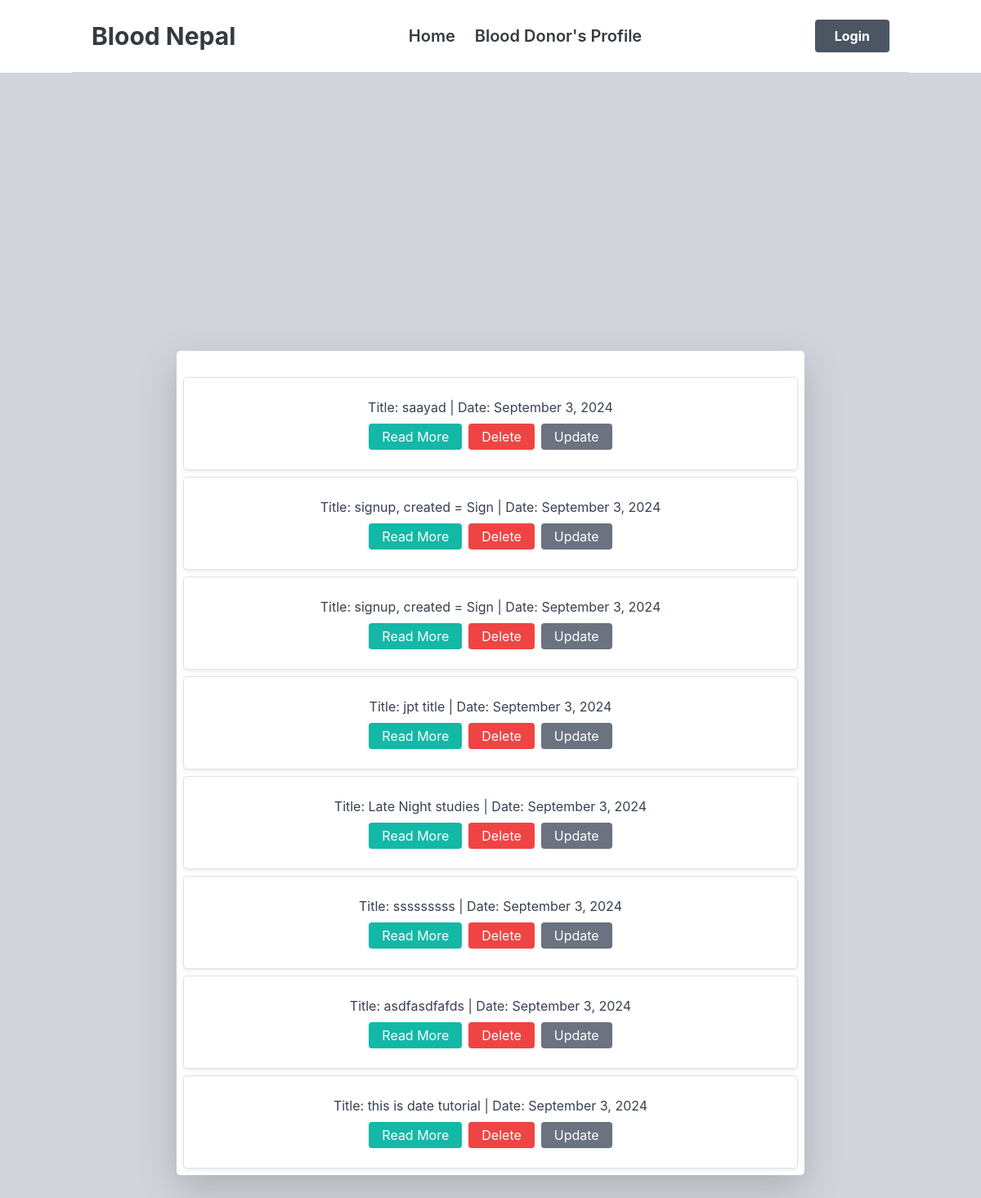
Screenshot of /blog/ with the database file from the repository.
### blog/models.py (models this page shows, shortened)
class Blog(models.Model):
    user = models.ForeignKey(User, on_delete=models.CASCADE, null=True)
    signup = models.ForeignKey(SignUp, on_delete=models.CASCADE, null= True)
    title = models.CharField('title',max_length=30)
    created_at = models.DateTimeField(auto_now_add=True, null= True)
    content = models.TextField()
    list_display = ('user', 'title', 'author','date')

### blog/views.py (the view)
# urls.py: path("", views.blog, name="blog"),
def blog(request):
    username = request.user.username # Gets the username of user who is logged in from User table
    blog_post = Blog.objects.all()
    context = {'username':username,'blog_post':blog_post}
    return render(request, "blog/blog.html", context)

### blog/templates/blog/blog.html (shortened to what this page needs)
{% extends 'profile/base.html' %}
{% load static %}
{% block body %}
<div class="flex items-center justify-center min-h-screen bg-gray-300 px-2 py-4">
  <div class="bg-white shadow-lg rounded-lg bg-gray-300 overflow-hidden max-w-3xl w-full">
      <section class="p-2 ">
          <ul class="space-y-2 ">
              {% for blogs in blog_post %}
                  <li class="border border-gray-300 rounded-lg p-4 bg-white shadow-sm">
                      <div class="text-gray-700 mb-2 flex items-center justify-center ">
                          <p> Title: {{ blogs.title }} | Date: {{ blogs.created_at|date:"F j, Y" }}  </p>
                      </div>
                      <div class="flex space-x-2 flex items-center justify-center ">
                          <a href="{% url 'read_post' blogs.id %}">
                              <button class="bg-teal-500 text-white py-1 px-3 rounded hover:bg-teal-600 focus:outline-none focus:ring-2 focus:ring-teal-500">Read More</button>
                          </a>
                          <a href="{% url 'delete_blog' blogs.id %}">
                              <button class="bg-red-500 text-white py-1 px-3 rounded hover:bg-red-600 focus:outline-none focus:ring-2 focus:ring-red-500">Delete</button>
                          </a>
                          <a href="{% url 'update_blog' blogs.id %}">
                              <button class="bg-gray-500 text-white py-1 px-3 rounded hover:bg-gray-600 focus:outline-none focus:ring-2 focus:ring-gray-500">Update</button>
                          </a>
                      </div>
                  </li>
              {% endfor %}
          </ul>
      </section>
  </div>
</div>
{% endblock %}

### rows the page displays
Blog: title "saayad", created_at "September 3, 2024"
Blog: title "signup, created = Sign", created_at "September 3, 2024"
Blog: title "signup, created = Sign", created_at "September 3, 2024"
Blog: title "jpt title", created_at "September 3, 2024"
Blog: title "Late Night studies", created_at "September 3, 2024"
Blog: title "sssssssss", created_at "September 3, 2024"
Blog: title "asdfasdfafds", created_at "September 3, 2024"
Blog: title "this is date tutorial", created_at "September 3, 2024"
